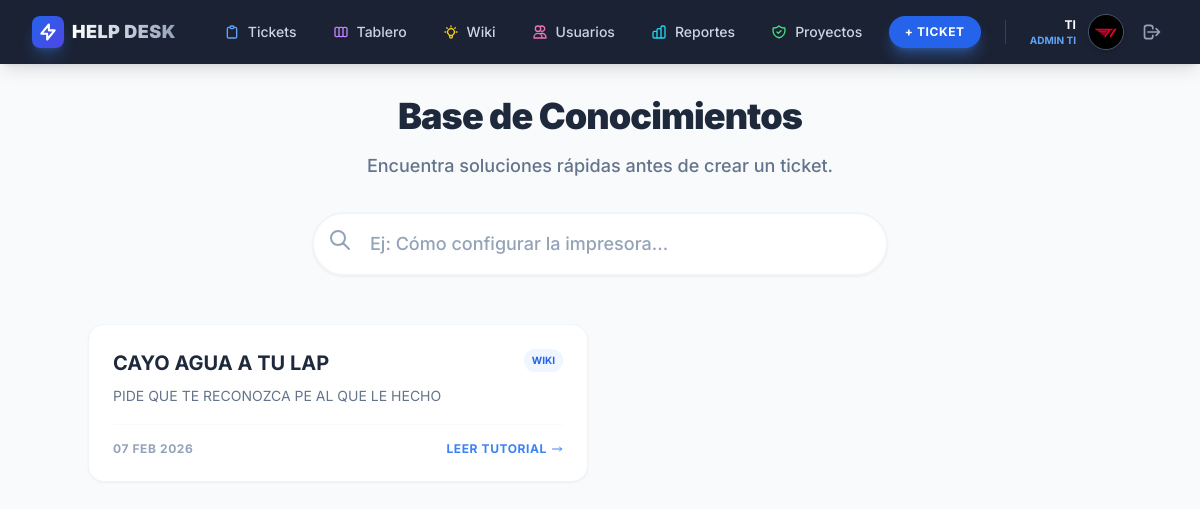
Page /conocimientos/ (signed in) on the earlier database version.
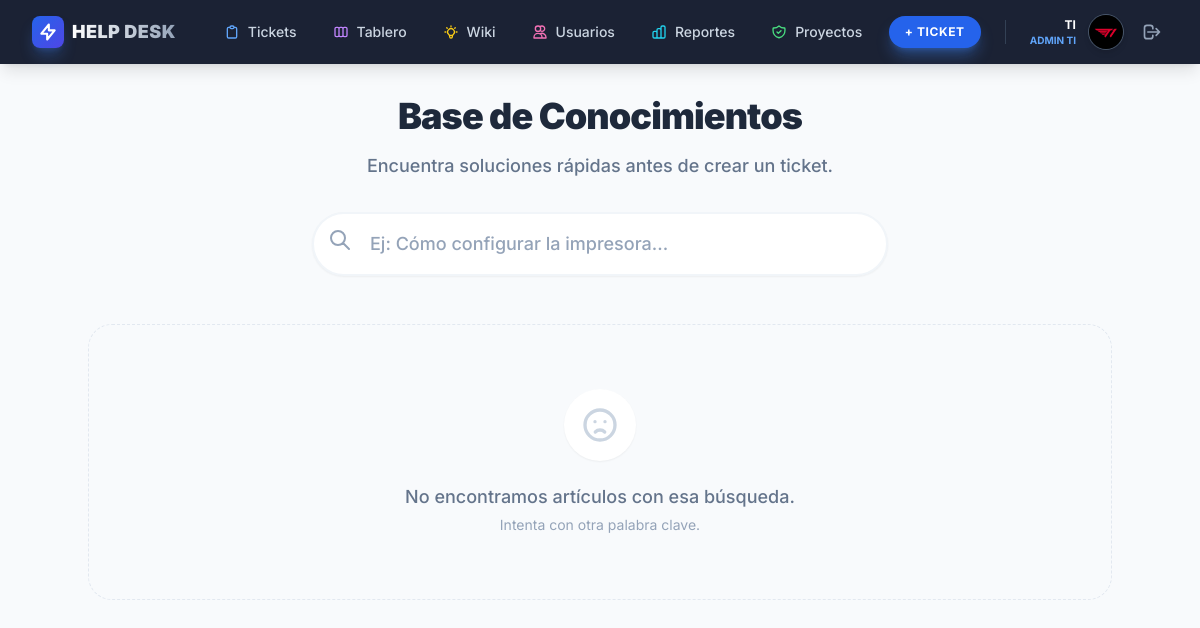
Same page on the later database version.
### tickets/models.py (models this page shows, shortened)
class Articulo(models.Model):
    titulo = models.CharField(max_length=200)
    contenido = models.TextField()
    fecha_publicacion = models.DateTimeField(auto_now_add=True)

### tickets/views.py (the view)
# urls.py: path('conocimientos/', base_conocimientos, name='base_conocimientos'),
@login_required
def base_conocimientos(request):
    query = request.GET.get('q')
    if query:
        articulos = Articulo.objects.filter(
            Q(titulo__icontains=query) |
            Q(contenido__icontains=query)
        )
    else:
        articulos = Articulo.objects.all().order_by('-fecha_publicacion')
    return render(request, 'tickets/base_conocimientos.html', {'articulos': articulos})

### templates/tickets/base_conocimientos.html
{% extends 'base.html' %}
{% block content %}
<div class="max-w-5xl mx-auto px-2 sm:px-0">
    <div class="text-center mb-8 md:mb-12">
        <h1 class="text-3xl md:text-4xl font-black text-slate-800 mb-3 md:mb-4 tracking-tight">Base de Conocimientos</h1>
        <p class="text-slate-500 text-base md:text-lg font-medium px-4">Encuentra soluciones rápidas antes de crear un ticket.</p>
        <form method="GET" class="mt-6 md:mt-8 max-w-xl mx-auto relative group w-full px-4 sm:px-0">
            <svg class="w-6 h-6 absolute left-8 sm:left-4 top-3.5 md:top-4 text-slate-400 group-hover:text-blue-500 transition" fill="none" stroke="currentColor" viewBox="0 0 24 24"><path stroke-linecap="round" stroke-linejoin="round" stroke-width="2" d="M21 21l-6-6m2-5a7 7 0 11-14 0 7 7 0 0114 0z"></path></svg>
            <input type="text" name="q" placeholder="Ej: Cómo configurar la impresora..."
                class="w-full pl-14 pr-4 py-3 md:py-4 rounded-full border-2 border-slate-100 bg-white shadow-sm focus:ring-4 focus:ring-blue-100 focus:border-blue-500 outline-none transition text-base md:text-lg font-medium placeholder-slate-400"
                value="{{ request.GET.q|default:'' }}">
        </form>
    </div>
    <div class="grid grid-cols-1 md:grid-cols-2 gap-4 md:gap-6">
        {% for articulo in articulos %}
            <div class="bg-white p-5 md:p-6 rounded-2xl border border-slate-100 shadow-sm hover:shadow-lg hover:-translate-y-1 transition duration-300 cursor-pointer group">
                <div class="flex items-start justify-between gap-4">
                    <h3 class="text-lg md:text-xl font-bold text-slate-800 mb-2 group-hover:text-blue-600 transition">{{ articulo.titulo }}</h3>
                    <span class="bg-blue-50 text-blue-600 text-[10px] font-bold px-2 py-1 rounded-full uppercase shrink-0">Wiki</span>
                </div>
                <p class="text-slate-500 line-clamp-3 mb-4 text-sm leading-relaxed">{{ articulo.contenido }}</p>
                <div class="flex justify-between items-center text-xs text-slate-400 font-bold uppercase tracking-wider border-t border-slate-50 pt-4 mt-auto">
                    <span>{{ articulo.fecha_publicacion|date:"d M Y" }}</span>
                    <span class="text-blue-500 flex items-center gap-1 group-hover:underline">
                        Leer tutorial
                        <svg class="w-3 h-3" fill="none" stroke="currentColor" viewBox="0 0 24 24"><path stroke-linecap="round" stroke-linejoin="round" stroke-width="2" d="M17 8l4 4m0 0l-4 4m4-4H3"></path></svg>
                    </span>
                </div>
            </div>
        {% empty %}
            <div class="col-span-1 md:col-span-2 text-center py-12 md:py-16 bg-slate-50 rounded-3xl border border-dashed border-slate-200 mx-4 sm:mx-0">
                <div class="inline-block p-4 rounded-full bg-white shadow-sm mb-4">
                    <svg class="w-10 h-10 text-slate-300" fill="none" stroke="currentColor" viewBox="0 0 24 24"><path stroke-linecap="round" stroke-linejoin="round" stroke-width="2" d="M9.172 16.172a4 4 0 015.656 0M9 10h.01M15 10h.01M21 12a9 9 0 11-18 0 9 9 0 0118 0z"></path></svg>
                </div>
                <p class="text-slate-500 font-medium text-base md:text-lg px-4">No encontramos artículos con esa búsqueda.</p>
                <p class="text-slate-400 text-sm mt-1">Intenta con otra palabra clave.</p>
            </div>
        {% endfor %}
    </div>
</div>
{% endblock %}

Differences in the rows shown:
removed Articulo: titulo "CAYO AGUA A TU LAP", contenido "PIDE QUE TE RECONOZCA PE AL QUE LE HECHO", fecha_publicacion "07 FEB 2026"
Other differences:
text now shown: "No encontramos artículos con esa búsqueda. Intenta con otra palabra clave."
